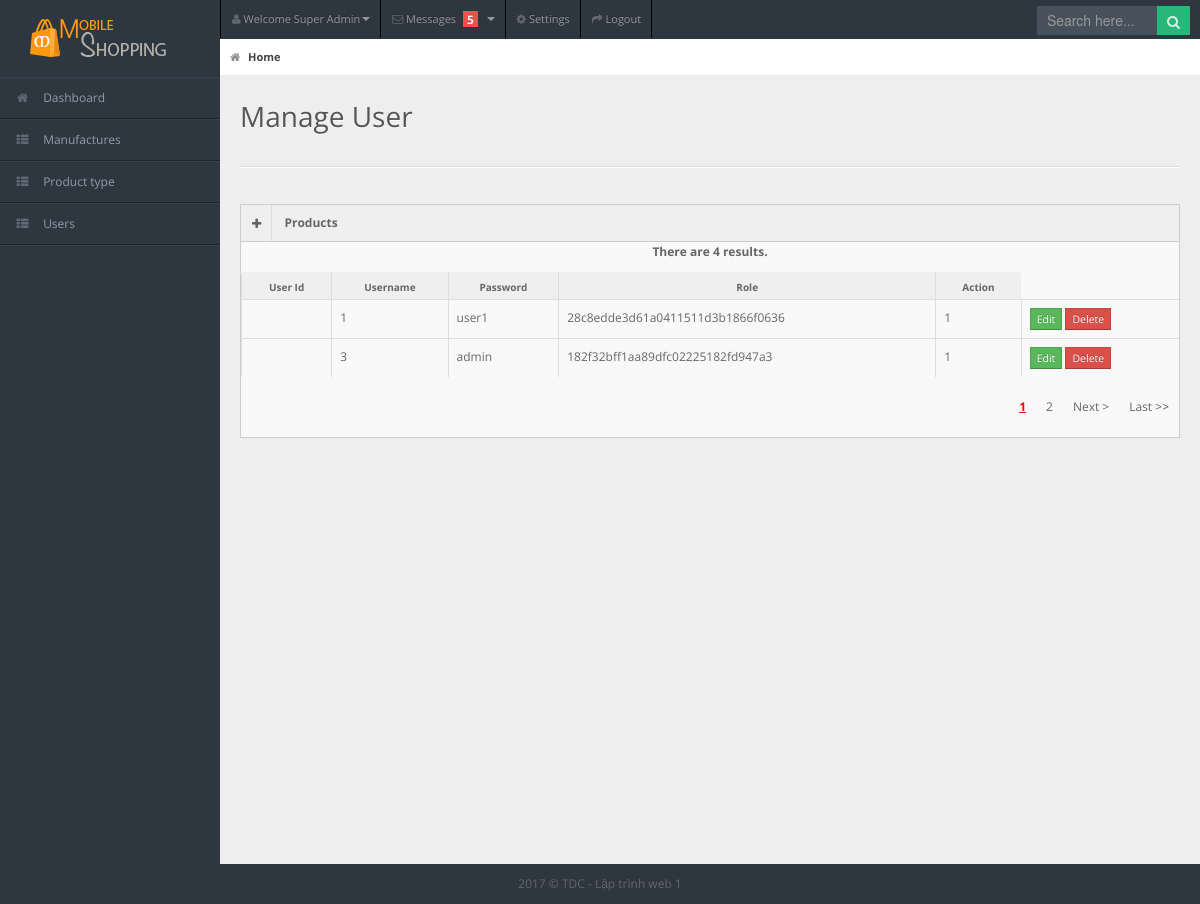
/mobile/fonts/admin/users.php, run on the app's committed database.
### tables this page shows
CREATE TABLE IF NOT EXISTS `user` (
  `user_id` int(11) NOT NULL AUTO_INCREMENT,
  `user_name` varchar(100) NOT NULL,
  `pass` varchar(100) NOT NULL,
  `role_id` int(11) NOT NULL,
  PRIMARY KEY (`user_id`)
);

### mobile/fonts/admin/users.php (the view, shortened to what this page needs)
<?php
require "models/db.php";
require "models/user.php";
?>
<!DOCTYPE html>
<html lang="en">
<head>
    <link rel="stylesheet" href="css/bootstrap.min.css" />
    <link rel="stylesheet" href="css/bootstrap-responsive.min.css" />
    <link rel="stylesheet" href="css/uniform.css" />
    <link rel="stylesheet" href="css/select2.css" />
    <link rel="stylesheet" href="css/matrix-style.css" />
    <link rel="stylesheet" href="css/matrix-media.css" />
    <link href="font-awesome/css/font-awesome.css" rel="stylesheet" />
</head>
<body>
    <div id="header">
        <h1><a href="http://localhost:8888/dienthoai/"><img src="../images/logo.png" alt=""></a></h1>
    </div>
    <div id="user-nav" class="navbar navbar-inverse">
        <ul class="nav">
            <li class="dropdown" id="profile-messages"><a title="" href="#" data-toggle="dropdown" data-target="#profile-messages" class="dropdown-toggle"><i class="icon icon-user"></i> <span class="text">Welcome Super Admin</span><b class="caret"></b></a>
            </li>
            <li class="dropdown" id="menu-messages"><a href="#" data-toggle="dropdown" data-target="#menu-messages" class="dropdown-toggle"><i class="icon icon-envelope"></i> <span class="text">Messages</span> <span class="label label-important">5</span> <b class="caret"></b></a>
            </li>
            <li class=""><a title="" href="#"><i class="icon icon-cog"></i> <span class="text">Settings</span></a></li>
            <li class=""><a title="" href="logout.html"><i class="icon icon-share-alt"></i> <span class="text">Logout</span></a></li>
        </ul>
    </div>
    <div id="search">
        <input type="text" placeholder="Search here..." />
        <button type="submit" class="tip-bottom" title="Search"><i class="icon-search icon-white"></i></button>
    </div>
    <div id="sidebar"> <a href="#" class="visible-phone"><i class="icon icon-th"></i>Tables</a>
        <ul>
            <li><a href="index.html"><i class="icon icon-home"></i> <span>Dashboard</span></a> </li>
            <li> <a href="manufactures.html"><i class="icon icon-th-list"></i> <span>Manufactures</span></a></li>
            <li> <a href="protypes.html"><i class="icon icon-th-list"></i> <span>Product type</span></a></li>
            <li> <a href="users.html"><i class="icon icon-th-list"></i> <span>Users</span></a></li>
        </ul>
    </div>
    <div id="content">
        <div id="content-header">
        <div id="breadcrumb"> <a href="#" title="Go to Home" class="tip-bottom current"><i class="icon-home"></i>
                    Home</a></div>
            <h1>Manage User</h1>
        </div>
        <div class="container-fluid">
            <hr>
            <div class="row-fluid">
                <div class="span12">
                    <div class="widget-box">
                        <div class="widget-title"> <span class="icon"><a href="form.html"> <i class="icon-plus"></i>
                                </a></span>
                            <h5>Products</h5>
                        </div>
                        <div class="widget-content nopadding">
                            <table class="table table-bordered table-striped">
                                <thead>
                                    <tr>
                                        <th>User Id</th>
                                        <th>Username</th>
                                        <th>Password</th>
                                        <th>Role</th>
                                        <th>Action</th>
                                    </tr>
                                </thead>
                                <tbody>
                                <?php
                                        $page = 1;
                                        $resultsPerPage = 2;
                                        $totalResults = count(User::getAllUsers());
                                        $list_of_users = User::getAllUsers_andCreatePagination($page, $resultsPerPage);
                                        echo "<p style=\"text-align:center;\"><b>There are $totalResults results.</b></p>";
                                        foreach ($list_of_users as $key => $value) {
                                    ?>
                                     <tr class="">
                                            <td></td>
                                            <td><?php echo $value['user_id'] ?></td>
                                            <td><?php echo $value['user_name'] ?></td>
                                            <td><?php echo  md5($value['pass'])?></td>
                                            <td><?php echo $value['role_id'] ?></td>
                                            <td>
                                            <a href="form_update.php?functionUser=user&user_id=<?php echo $value['user_id']; ?>" class="btn btn-success btn-mini">Edit</a>
                                                <a href="delete-user.php?user_id=<?php echo $value['user_id']; ?>" class="btn btn-danger btn-mini">Delete</a>
                                            </td>
                                        </tr>
                                    <?php
                                        }
                                        ?>
                                </tbody>
                            </table>
                            <div class="row" style="margin-left: 18px;">
                                <ul class="pagination">
                                    <?php
                                        echo User::paginate("users.php?", $page, $totalResults, $resultsPerPage, 1);
                                    ?>
                                </ul>
                            </div>
                        </div>
                    </div>
                </div>
            </div>
        </div>
    </div>
    <div class="row-fluid">
        <div id="footer" class="span12"> 2017 &copy; TDC - Lập trình web 1</div>
    </div>
</body>
</html>

### mobile/fonts/admin/models/user.php (shortened to what this page needs)
<?php
class User extends Db {
    static function getAllUsers() {
        $sql = self::$connection->prepare("SELECT * FROM user");
        $sql->execute();
        $items = $sql->get_result()->fetch_all(MYSQLI_ASSOC);
        return $items;
    }
    static function getAllUsers_andCreatePagination($page, $resultsPerPage) {
        $firstLink = ($page - 1) * $resultsPerPage;
        $sql = self::$connection->prepare("SELECT * FROM user LIMIT $firstLink, $resultsPerPage");
        $sql->execute();
        $items = $sql->get_result()->fetch_all(MYSQLI_ASSOC);
        return $items;
    }
    static function paginate($url, $page, $totalResults, $resultsPerPage, $offset) {
        $totalLinks = ceil(floatval($totalResults)/floatval($resultsPerPage));
        $links = "";
        $from = $page - $offset;
        $to = $page + $offset;
        if($from <= 0) {
            $from = 1;
            $to = $offset * 2;
        }
        $firstLink = "";
        $lastLink = "";
        $prevLink = "";
        $nextLink = "";
        if($page < $totalLinks) {
            $next = $page + 1;
            $nextLink = "<a style=\"padding:10px;\" href='$url" . "page=$next'>Next ></a>";
            $lastLink = "<a style=\"padding:10px;\" href='$url" . "page=$totalLinks'>Last >></a>";
        }
        for($i=$from; $i<=$to; $i++) {
            if($page == $i) {
                $links = $links . "<a style=\"padding:10px;text-decoration:underline;color:red;font-weight:bold;\" href='$url" . "page=$i'>$i</a>";
            }
            else
            {
                $links = $links . "<a style=\"padding:10px;\" href='$url" . "page=$i'>$i</a>";
            }
        }
        return $firstLink . $prevLink . $links . $nextLink . $lastLink;
    }
}

### mobile/fonts/admin/users.php (style rules this page uses)
ul.pagination { list-style: none; float: right; }

### data on the page
user: user_id "1", user_name "user1", pass "28c8edde3d61a0411511d3b1866f0636", role "1"
user: user_id "3", user_name "admin", pass "182f32bff1aa89dfc02225182fd947a3", role "1"

### other printed values
$totalResults "4"
